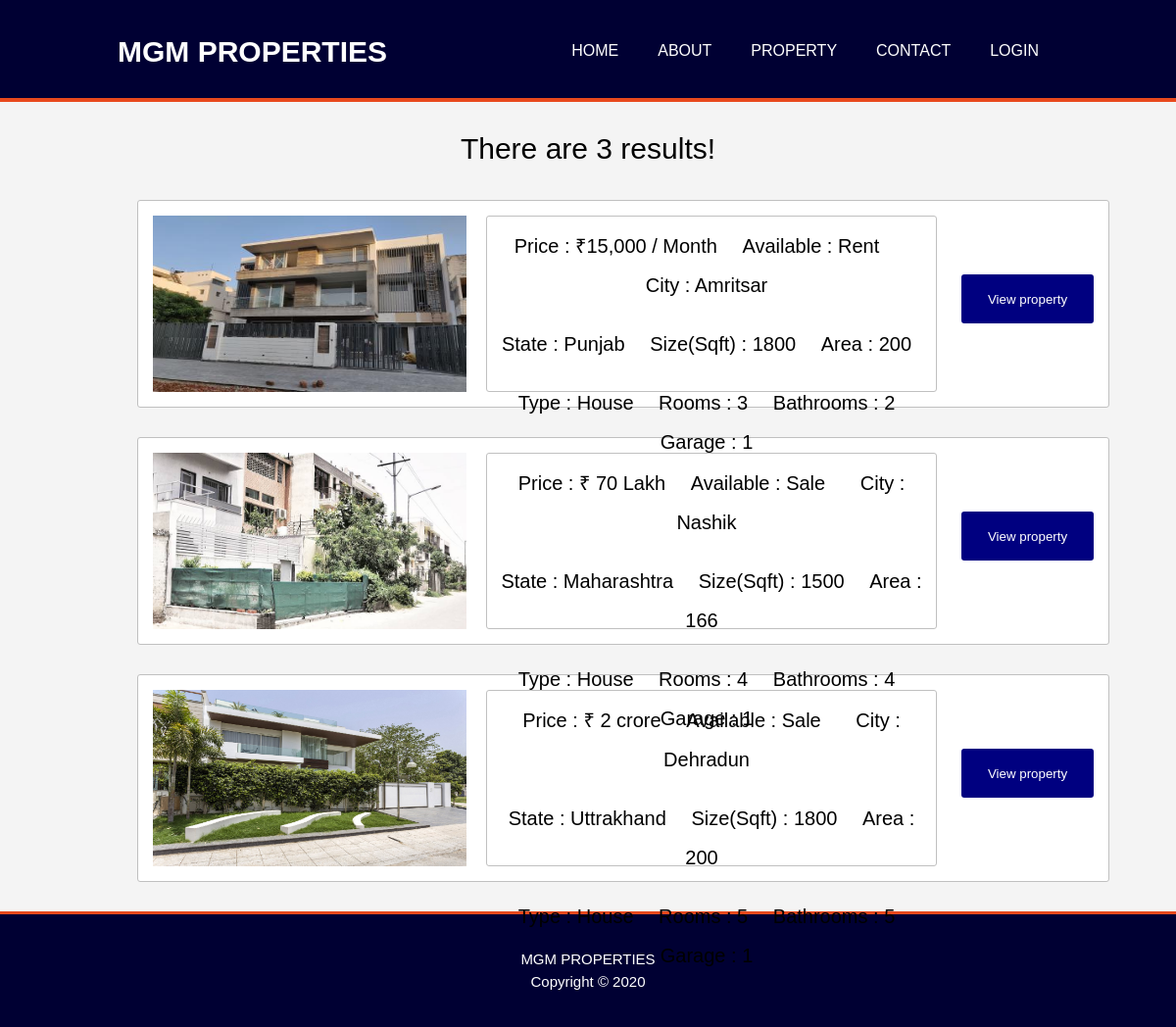
Screenshot of /project/house.php with the database file from the repository.
### tables this page shows
CREATE TABLE `property` (
  `id` int(10) NOT NULL,
  `description` varchar(20) NOT NULL,
  `name` varchar(20) NOT NULL,
  `available` varchar(10) NOT NULL,
  `state` varchar(20) NOT NULL,
  `size` varchar(20) NOT NULL,
  `rooms` int(10) NOT NULL,
  `address` varchar(250) NOT NULL,
  `images` varchar(300) NOT NULL,
  `type` varchar(20) NOT NULL,
  `value` varchar(20) NOT NULL,
  `city` varchar(20) NOT NULL,
  `area` varchar(20) NOT NULL,
  `bathroom` int(10) NOT NULL,
  `garage` int(10) NOT NULL,
  `details` varchar(250) NOT NULL,
  `contact` varchar(10) NOT NULL
);

### project/house.php (the view, shortened to what this page needs)
<!DOCTYPE html>
<html>
<head>
	<link rel="stylesheet" type="text/css" href="css/style.css">
</head>
<body>
 <header>
          <div class="container">
            <div id="branding">
              <h1>MGM PROPERTIES</h1>
            </div>
            <nav>
              <ul>
                <li><a href="index.php">Home</a></li>
                <li><a href="about.php">About</a></li>
                <li><a href="show_property.php">Property</a></li>
                <li><a href="contact.php">Contact</a></li>
                <li><a href="login.php">Login</a></li>
              </ul>
            </nav>
          </div>
        </header>
    <?php
    include 'connect.php';
		$prop="House";
	    $sql1="select * from property where description='$prop' ";
	    $result=mysqli_query($con,$sql1);
	    $queryresult=mysqli_num_rows($result);
	    if ($queryresult==true) {
	    	echo "<div class='search'>There are ".$queryresult." results!</div>";
            while($row = mysqli_fetch_assoc($result))
            {
	        ?>
	 <div class="box">
	 	<form method="POST">
		<div class="show">
			<div class="imgbox"><img src='<?php echo $row["images"]; ?>'/></div>
		<div class="detail1">
	    <div class="display"><ul><li>Price : <?php echo $row['value'];?></li>
	    <li>Available : <?php echo $row['available'];?></li>
	    <li></li>City : <?php echo $row['city'];?></ul></div>
	    <div class="display"><ul><li>State : <?php echo $row['state'];?></li>
	    <li>Size(Sqft) : <?php echo $row['size'];?></li>
	    <li>Area : <?php echo $row['area'];?></li></ul></div>
	    <div class="display"><ul><li>Type : <?php echo $row['description'];?></li>
      <li>Rooms : <?php echo $row['rooms'];?></li>
	    <li>Bathrooms : <?php echo $row['bathroom'];?></li>
	    <li>Garage : <?php echo $row['garage'];?></li></ul></div>
	    </div>
      <button type="submit" name="a1" class="botton">View property</button>
	    </div>	</form>
  <?php
    }
   ?>
 </div>
<?php
}
?>
<footer>
        <p>MGM PROPERTIES<br>Copyright &copy; 2020</p>
        </footer>
</body>
</html>

### project/css/style.css (style rules this page uses)
body { font-family: sans-serif; font-size: 15px; line-height: 1.5; padding: 0; margin: 0; }
.container { width: 80%; margin: auto; overflow: hidden; }
ul { margin: 0; padding: 0; }
header { background: #000033; color: #ffffff; padding-top: 30px; min-height: 70px; border-bottom: #e8491d 4px solid; }
header a { color: #ffffff; text-decoration: none; text-transform: uppercase; font-size: 16px; }
header li { float: left; display: inline; padding: 0 20px 0 20px; }
header #branding { float: left; }
header #branding h1 { margin: 0; }
header nav { float: right; margin-top: 10px; }
.show { margin: 30px; margin-left: 140px; padding: 15px; background-color: #fff; border-radius: 3px; border: 1px solid silver; width: 80%; height: 180px; display: flex; }
.show .imgbox img { width: 320px; height: 180px; }
.detail1 { font-size: 20px; text-align: center; width: 700px; border: 1px solid silver; border-radius: 3px; margin-left: 20px; line-height: 40px; }
.detail1 li { display: inline; padding: 0 10px 0 10px; }
.detail1 .display { padding: 10px; padding-left: 0; }
.botton { width: 200px; height: 50px; margin-left: 25px; margin-top: 60px; background-color: navy; color: #fff; border: navy; border-radius: 3px; }
footer { padding: 20px; margin-top: 20px; min-height: 40px; color: #ffffff; text-align: center; background-color: #000033; border-top: #e8491d 3px solid; }

### project/house.php (style rules this page uses)
body { background-color: #f4f4f4; }
.search { text-align: center; font-size: 30px; margin-top: 25px; }

### rows the page displays
property: images (picture), value "₹15,000 / Month", available "Rent", city "Amritsar", state "Punjab", size "1800", area "200", description "House", rooms "3", bathroom "2", garage "1"
property: images (picture), value "₹ 70 Lakh", available "Sale", city "Nashik", state "Maharashtra", size "1500", area "166", description "House", rooms "4", bathroom "4", garage "1"
property: images (picture), value "₹ 2 crore", available "Sale", city "Dehradun", state "Uttrakhand", size "1800", area "200", description "House", rooms "5", bathroom "5"

### other values shown
$queryresult "3"
